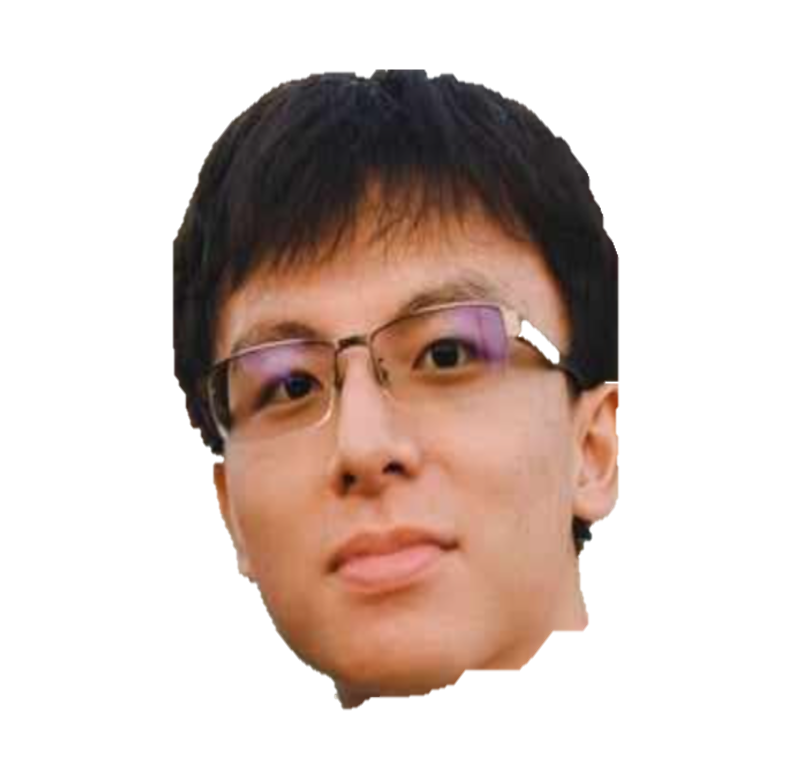
#> input picture python_sim/input/bob.png, 785 x 774 px
$ python obamify_2.py
#> lines starting #> are read from the running program, lines starting #| are printed output that depends on the picture
from PIL import Image
from numpy import asarray
import random
import json
import matplotlib.pyplot as plt

N = 10000
M = 100
W = 100
H = 100
MAX_LENGTH = 5

INPUT_SOURCE = './input/bob.png'
INPUT_TARGETS = ['./input/bill.png', './input/obama.png']
OUTPUT_FILE = './output/obamified.png'

img_source = Image.open(INPUT_SOURCE).resize((W, H))
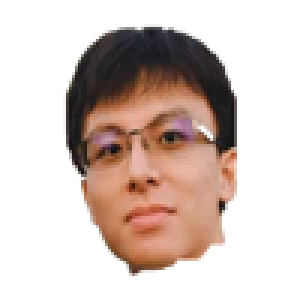
#> img_source: PIL image 100x100 RGBA (shown 3 times larger); mean R, G, B, A 213.2, 197.7, 191.2, 255
img_targets = [Image.open(target).resize((W, H)) for target in INPUT_TARGETS]
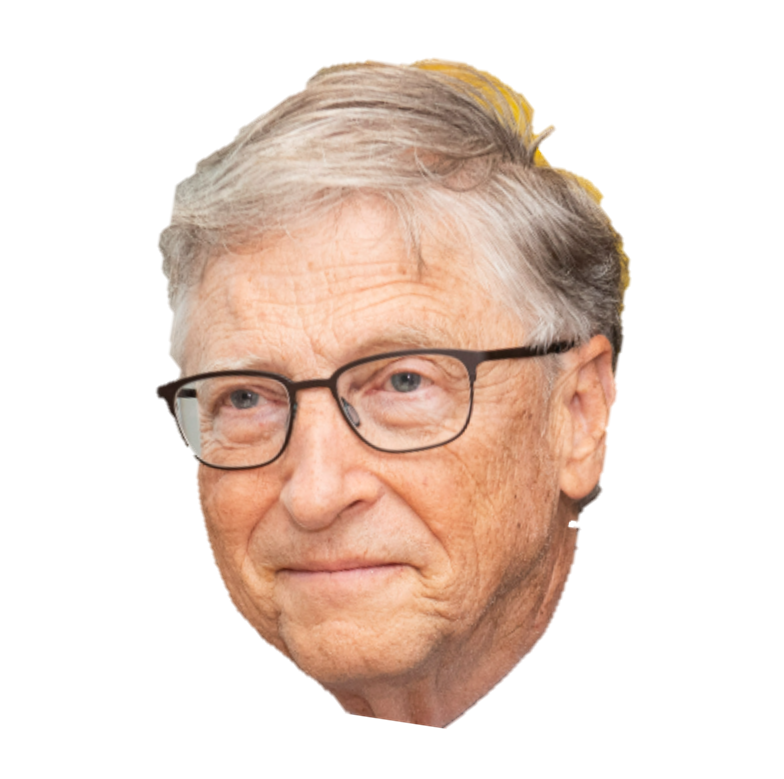
#> input picture python_sim/input/bill.png, 784 x 779 px
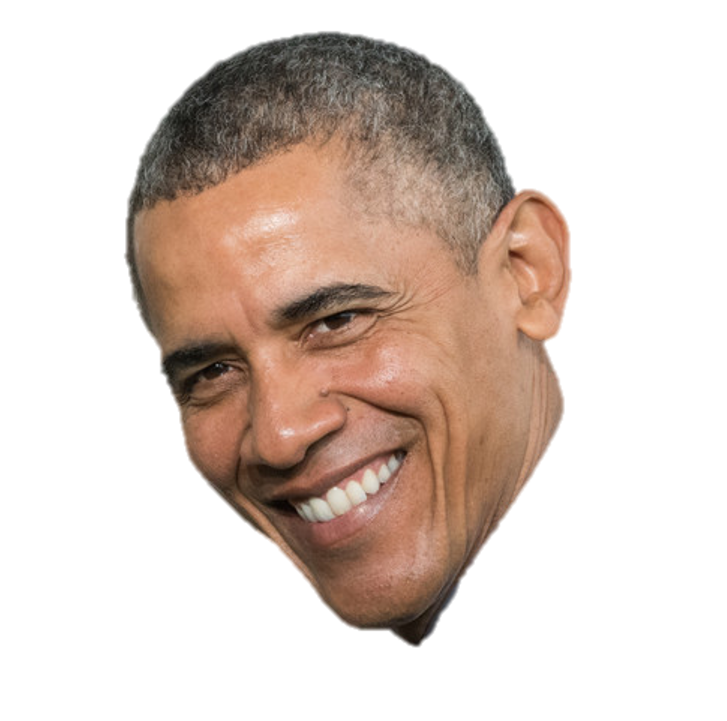
#> input picture python_sim/input/obama.png, 727 x 721 px
#> img_targets = 2 items
source = asarray(img_source).copy()
targets = [asarray(target).copy() for target in img_targets]
#> targets = 2 items

# Compute mean and std for normalization
source_mean = source.mean(axis=(0, 1))
#> source_mean = [213.2, 197.7, 191.2, 255]
source_std = source.std(axis=(0, 1))
#> source_std = [69.77, 79.95, 86.22, 0]
targets_mean = [target.mean(axis=(0, 1)) for target in targets]
#> targets_mean = [[234.8, 217.6, 207.9, 255], [219.2, 205.1, 197.2, 255]]
targets_std = [target.std(axis=(0, 1)) for target in targets]
#> targets_std = [[35.07, 51.84, 62.77, 0], [56.2, 68.63, 77.71, 0]]

# Normalize source and target
source = (source - source_mean) / (source_std + 1e-8)
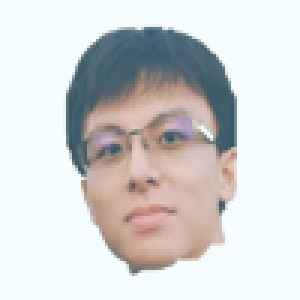
#> source: shape (100, 100, 4) float64 (shown 3 times larger); mean R, G, B, A -7.61e-15, -3.96e-15, -1.06e-15, 0; transparent parts drawn white
targets = [(targets[i] - targets_mean[i]) / (targets_std[i] + 1e-8) for i in range(len(targets))]

def reconstruct(normalized_array, mean, std):
    return (normalized_array * std + mean).astype('uint8')

def loss_pixel(s, t, i, j, k, l):
    global W, H
    rgba_s = s[i, j]
    loss = 0
    rgba_t = t[k, l]
#> (the run stopped early here; a loop or call above may not have finished)
